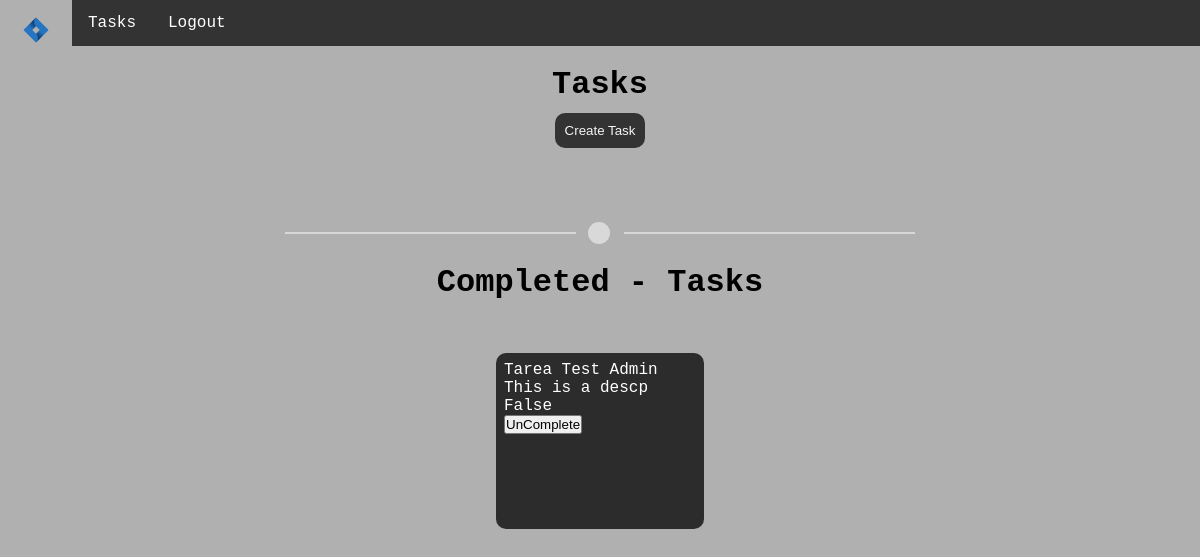
/task/ (signed in), run on an earlier commit of the app's database.
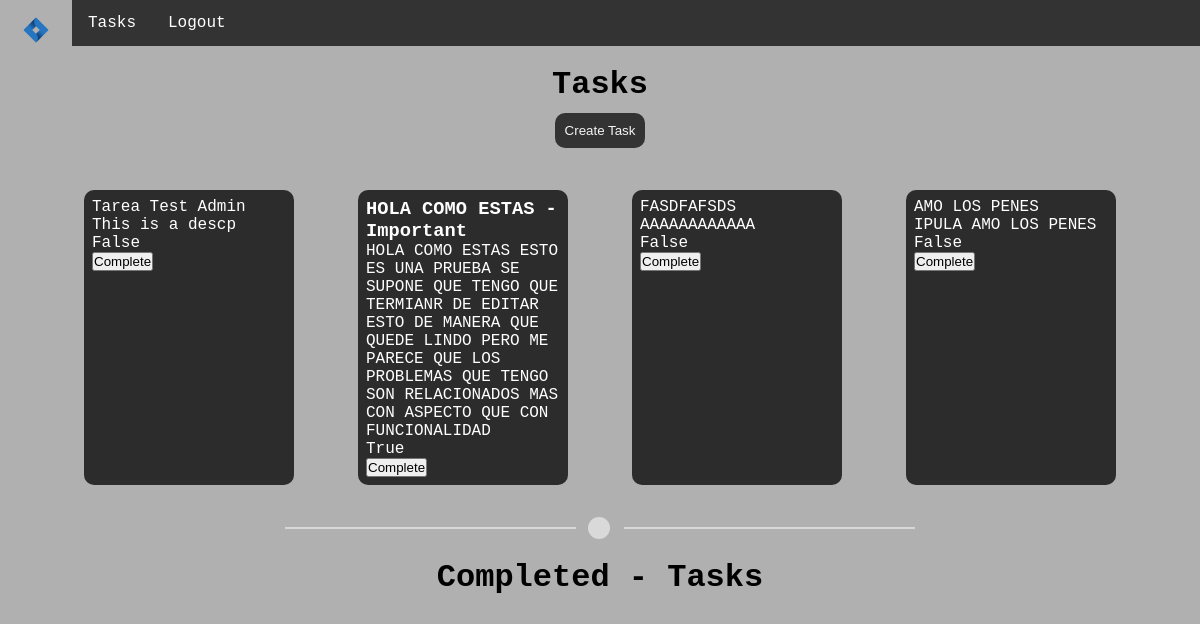
And on a later commit of the database.
### task/models.py (models this page shows, shortened)
class Task(models.Model):
    title = models.CharField(max_length=50)
    description = models.TextField(max_length=500, blank=True)
    created = models.DateTimeField(auto_now_add=True)
    finishdate = models.DateTimeField(null=True)
    important = models.BooleanField(default=False)
    user = models.ForeignKey(User, on_delete=models.CASCADE)

### task/views.py (the view)
# urls.py: path('task/', views.tasks, name='task'),
@login_required
def tasks(request):
    name_site = 'Tasks'
    tasks = Task.objects.filter(user = request.user)
    return render(request, 'tasks.html',{
        'name_site': name_site,
        'tasks': tasks,
    })

### task/templates/tasks.html (shortened to what this page needs)
{% extends 'base.html' %}
{% load static %}
{% block css %}
<link rel="stylesheet" href="../static/css/task.css">
{% endblock %}
{% block content %}
<h1 class="task-title">Tasks</h1>
<a href='/task/create'><button class="create-task-btn">Create Task</button></a>
<ul class="task-list-container">
    {% for task in tasks %}
    {% if task.finishdate == NULL %}
    <li class='task-tag'>
        <a href="{% url 'task_details' task.id %}" class="link_task">
            {% if task.important == True %}
            <h3>{{task.title}} - Important</h3>
            {% else %}
            <p>{{task.title}}</p>
            {% endif %}
            <p>{{task.description}}</p>
            <p>{{task.important}}</p>
            {% if task.finishdate == NULL %}
            <form action="{% url 'task_completed' task.id %}" method="post" class="complete_task">
                <button class="button">
                    Complete
                </button>
            </form>
            {% endif %}
        </a>
    </li>
    {% endif %}
    {% endfor %}
</ul>
<img src="{% static '../static/img/divisor.svg' %}" alt="logo-task" class="divisor">
<h1 class="task-title-completed">Completed - Tasks</h1>
<ul class="task-list-container">
    {% for task in tasks %}
    {% if task.finishdate != NULL %}
    <li class='task-tag'>
        <a href="{% url 'task_details' task.id %}" class="link_task">
            {% if task.important == True %}
            <h3>{{task.title}} - Important</h3>
            {% else %}
            <p>{{task.title}}</p>
            {% endif %}
            <p>{{task.description}}</p>
            <p>{{task.important}}</p>
            {% if task.finishdate == NULL %}
            <form action="{% url 'task_completed' task.id %}" method="post" class="complete_task">
                {% csrf_token %}
                <button class="button">
                    Complete
                </button>
            </form>
            {% else %}
            <form action="{% url 'undo_complete_task' task.id %}" method="post" class="complete_task">
                <button class="button">
                    UnComplete
                </button>
            </form>
            {% endif %}
        </a>
    </li>
    {% endif %}
    {% endfor %}
</ul>
{% endblock %}

### task/templates/base.html (shortened to what this page needs)
{% load static %}
<!DOCTYPE html>
<html lang="en">
<head>
    <link rel="stylesheet" href="../../static/css/base.css">
    {% block css %}
    {% endblock %}
</head>
<body>
    <div class="navbar">
        <a href="/"><img src="{% static '../static/img/webico.png' %}" alt="logo-task" class="navbar-logo"></a>
        {% if user.is_authenticated %}
        <a href="/task">Tasks</a>
        <a href="/logout">Logout</a>
        {% else %}
        <a href="/signup">Signup</a>
        <a href="/signin">Login</a>
        {% endif %}
    </div>
    <div class="container">
    {% block content %}
    {% endblock %}
    </div>
</body>
</html>

### task/static/css/base.css (style rules this page uses)
:root { --main-bg-color: #b0b0b0; --main-dec-color: #abd91a; }
* { margin: 0; padding: 0; }
body { background-color: var(--main-bg-color); color: black; font-family: 'Courier New', Courier, monospace; }
.container { display: flex; flex-flow: column wrap; margin: 20px; }
.navbar { background-color: #333; overflow: hidden; }
.navbar>a { float: left; display: flex; color: white; text-align: center; justify-content: center; padding: 14px 16px; text-decoration: none; max-height: 18px; min-width: 40px; }
.navbar-logo { display: flex; align-items: center; justify-content: center; height: 32px; overflow: hidden; }

### task/static/css/task.css (style rules this page uses)
.container { display: flex; align-items: center; justify-content: center; flex-flow:column wrap; }
.create-task-btn { padding: 10px; background-color: #333333; color: #f5f5f5; border-radius: 10px; border: none; margin: 10px 0 10px 0; }
.task-list-container { display: grid; grid-template-columns: 25% 25% 25% 25%; margin:2em; }
.task-tag { list-style: none; background-color: #2c2c2c; margin: 0 2rem 0 2rem; min-height: 10rem; min-width: 12rem; max-width: 20rem; padding: 0.5rem; border-radius: 10px; }
.link_task { text-decoration: none; color: white; }
.divisor { color: black; }
.task-title-completed { margin: 20px; }

What changed in the data, as far as the page shows it:
changed Task "Tarea Test Admin": moves from the list under "Completed - Tasks" to the list under "Tasks"
added Task: title "HOLA COMO ESTAS", description "HOLA COMO ESTAS ESTO ES UNA PRUEBA SE SUPONE QUE TENGO QUE TERMIANR DE EDITAR ESTO DE MANERA QUE QUEDE LINDO PERO ME PARECE QUE LOS PROBLEMAS QUE TENGO SON RELACIONADOS MAS CON ASPECTO QUE CON FUNCIONALIDAD", important "True", shows "Complete", shown under "Tasks"
added Task: title "FASDFAFSDS", description "AAAAAAAAAAAA", important "False", shows "Complete", shown under "Tasks"
added Task: title "AMO LOS PENES", description "IPULA AMO LOS PENES", important "False", shows "Complete", shown under "Tasks"
